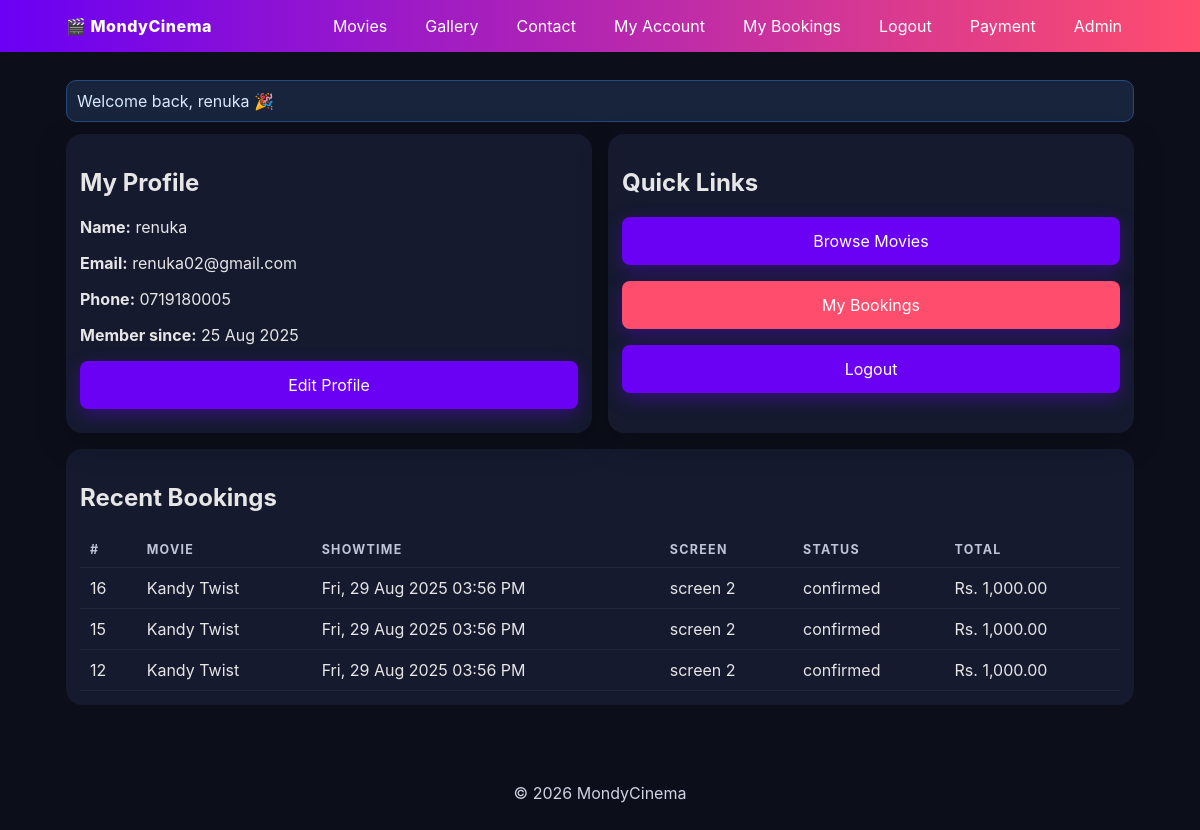
The page /account.php (signed in) on the database its author committed.
### tables this page shows
CREATE TABLE IF NOT EXISTS `users` (
  `id` int NOT NULL AUTO_INCREMENT,
  `full_name` varchar(120) NOT NULL,
  `email` varchar(120) NOT NULL,
  `password_hash` varchar(255) NOT NULL,
  `phone` varchar(20) DEFAULT NULL,
  `created_at` timestamp NULL DEFAULT CURRENT_TIMESTAMP,
  `updated_at` timestamp NULL DEFAULT CURRENT_TIMESTAMP ON UPDATE CURRENT_TIMESTAMP,
  PRIMARY KEY (`id`),
  UNIQUE KEY `email` (`email`)
);

CREATE TABLE IF NOT EXISTS `bookings` (
  `id` int NOT NULL AUTO_INCREMENT,
  `user_id` int NOT NULL,
  `showtime_id` int NOT NULL,
  `qty` int NOT NULL DEFAULT '0',
  `status` enum('pending','confirmed','rejected','cancelled') DEFAULT 'pending',
  `total_price` decimal(10,2) NOT NULL DEFAULT '0.00',
  `processed_by_admin_id` int DEFAULT NULL,
  `decided_at` timestamp NULL DEFAULT NULL,
  `cancel_reason` varchar(255) DEFAULT NULL,
  `updated_at` timestamp NULL DEFAULT CURRENT_TIMESTAMP ON UPDATE CURRENT_TIMESTAMP,
  `created_at` timestamp NULL DEFAULT CURRENT_TIMESTAMP,
  PRIMARY KEY (`id`),
  KEY `idx_bookings_user` (`user_id`),
  KEY `idx_bookings_showtime` (`showtime_id`),
  KEY `idx_bookings_status` (`status`),
  KEY `fk_bookings_admin` (`processed_by_admin_id`),
  KEY `idx_bookings_user_created` (`user_id`,`created_at`)
);

CREATE TABLE IF NOT EXISTS `movies` (
  `id` int NOT NULL AUTO_INCREMENT,
  `title` varchar(150) NOT NULL,
  `genre` varchar(80) DEFAULT NULL,
  `duration_min` int DEFAULT NULL,
  `rating` varchar(10) DEFAULT NULL,
  `description` text,
  `poster_url` varchar(255) DEFAULT NULL,
  `created_at` timestamp NULL DEFAULT CURRENT_TIMESTAMP,
  `updated_at` timestamp NULL DEFAULT CURRENT_TIMESTAMP ON UPDATE CURRENT_TIMESTAMP,
  `release_date` date DEFAULT NULL,
  PRIMARY KEY (`id`)
);

CREATE TABLE IF NOT EXISTS `showtimes` (
  `id` int NOT NULL AUTO_INCREMENT,
  `movie_id` int NOT NULL,
  `date_time` datetime NOT NULL,
  `screen` varchar(30) DEFAULT NULL,
  `ticket_price` decimal(10,2) DEFAULT '0.00',
  `total_seats` int DEFAULT '50',
  `created_at` timestamp NULL DEFAULT CURRENT_TIMESTAMP,
  `updated_at` timestamp NULL DEFAULT CURRENT_TIMESTAMP ON UPDATE CURRENT_TIMESTAMP,
  PRIMARY KEY (`id`),
  KEY `idx_showtimes_movie` (`movie_id`),
  KEY `idx_showtimes_datetime` (`date_time`),
  KEY `idx_showtimes_movie_datetime` (`movie_id`,`date_time`)
);

### helpers.php (called while the page is built, shortened)
<?php
function sanitize($data) {
    return htmlspecialchars(strip_tags(trim((string)$data)), ENT_QUOTES, 'UTF-8');
}
function formatDateTime(?string $datetime, string $format = 'D, d M Y h:i A'): string
{
    try {
        $dt = new DateTime($datetime);
        return $dt->format($format);
    } catch (Throwable $e) {
        return '-';
    }
}

### account.php (the view, shortened to what this page needs)
<?php
require_once __DIR__ . '/db.php';
require_once __DIR__ . '/helpers.php';
include __DIR__ . '/header.php';
$userId = $_SESSION['user_id'];
$u = $conn->prepare("SELECT id, full_name, email, phone, created_at FROM users WHERE id = ?");
$u->execute([$userId]);
$user = $u->fetch(PDO::FETCH_ASSOC);
$b = $conn->prepare("
  SELECT b.id, b.status, b.total_price, b.created_at,
         s.date_time, s.screen, m.title
  FROM bookings b
  JOIN showtimes s ON s.id = b.showtime_id
  JOIN movies m ON m.id = s.movie_id
  WHERE b.user_id = ?
  ORDER BY b.created_at DESC
  LIMIT 5
");
$b->execute([$userId]);
$bookings = $b->fetchAll(PDO::FETCH_ASSOC);
?>
<section class="grid-2">
  <div class="card">
    <div class="card-body">
      <h2>My Profile</h2>
      <p><strong>Name:</strong> <?php echo sanitize($user['full_name']); ?></p>
      <p><strong>Email:</strong> <?php echo sanitize($user['email']); ?></p>
      <p><strong>Phone:</strong> <?php echo sanitize($user['phone'] ?? ''); ?></p>
      <p><strong>Member since:</strong> <?php echo date("d M Y", strtotime($user['created_at'])); ?></p>
      <a class="btn" href="edit_profile.php">Edit Profile</a>
    </div>
  </div>
  <div class="card">
    <div class="card-body">
      <h2>Quick Links</h2>
      <p><a class="btn" href="movie_list.php">Browse Movies</a></p>
      <p><a class="btn secondary" href="my_bookings.php">My Bookings</a></p>
      <p><a class="btn ghost" href="logout.php">Logout</a></p>
    </div>
  </div>
</section>
<section class="list" style="margin-top:16px">
  <h2>Recent Bookings</h2>
  <table>
    <thead><tr><th>#</th><th>Movie</th><th>Showtime</th><th>Screen</th><th>Status</th><th>Total</th></tr></thead>
    <tbody>
      <?php foreach($bookings as $row): ?>
        <tr>
          <td><?php echo (int)$row['id']; ?></td>
          <td><?php echo sanitize($row['title']); ?></td>
          <td><?php echo formatDateTime($row['date_time']); ?></td>
          <td><?php echo sanitize($row['screen']); ?></td>
          <td><?php echo sanitize($row['status']); ?></td>
          <td>Rs. <?php echo number_format($row['total_price'],2); ?></td>
        </tr>
      <?php endforeach; ?>
    </tbody>
  </table>
</section>
<?php include __DIR__ . '/footer.php'; ?>

### header.php (shortened to what this page needs)
<?php
function _render_flash_once() {
    $f = $_SESSION['flash'];
    $msg  = is_array($f) ? ($f['msg'] ?? '')  : (string)$f;
    $class = 'mc-flash';
    echo '<div class="'. $class .'">'. htmlspecialchars($msg, ENT_QUOTES, 'UTF-8') .'</div>';
}
?>
<!DOCTYPE html>
<html lang="en">
<head>
  <link rel="stylesheet" href="style.css">
</head>
<body>
<header class="mc-header">
  <nav class="mc-nav container">
    <a class="mc-logo" href="/mondycinema/index.php">🎬 MondyCinema</a>
    <ul class="mc-menu">
      <li><a href="/mondycinema/movie_list.php">Movies</a></li>
      <li><a href="/mondycinema/gallery.php">Gallery</a></li>
      <li><a href="/mondycinema/contact.php">Contact</a></li>
      <?php if (!empty($_SESSION['user_id'])): ?>
        <li><a href="/mondycinema/account.php">My Account</a></li>
        <li><a href="/mondycinema/my_bookings.php">My Bookings</a></li>
        <li><a href="/mondycinema/logout.php">Logout</a></li>
         <li><a href="/mondycinema/payment.php">Payment</a></li>
      <?php else: ?>
        <li><a href="/mondycinema/register.php">Register</a></li>
        <li><a href="/mondycinema/login.php">Login</a></li>
      <?php endif; ?>
      <li class="admin-link"><a href="/mondycinema/admin_login.php">Admin</a></li>
    </ul>
  </nav>
</header>
<main class="container">
  <?php _render_flash_once(); ?>

### footer.php (shortened to what this page needs)
</main>
<footer class="mc-footer">
  <div class="container">
    <p>&copy; <?php echo date("Y"); ?> MondyCinema </p>
  </div>
</footer>
</body>
</html>

### style.css (style rules this page uses)
:root { --primary:#6a00f4; --secondary:#ff4d6d; --bg:#0c0f1a; --card:#151a2f; --text:#e6e6e6; --muted:#9aa0b4; --accent:#00d1ff; }
* { box-sizing:border-box }
html,body { margin:0;padding:0;height: 100%; font-family:Inter,system-ui,Arial,sans-serif;background:var(--bg);color:var(--text) }
.container { max-width:1100px;margin:0 auto;padding:16px; flex:1; justify-content:center; align-items:center; }
.mc-header { background:linear-gradient(90deg,var(--primary),var(--secondary)); }
.mc-nav { display:flex;align-items:center;justify-content:space-between }
.mc-logo { color:#fff;text-decoration:none;font-weight:800;letter-spacing:.5px }
.mc-menu { list-style:none;display:flex;gap:14px;margin:0;padding:0 }
.mc-menu a { color:#fff;text-decoration:none;padding:8px 12px;border-radius:10px;transition:all .2s }
.btn { display:inline-block;padding:10px 16px;border-radius:12px;text-decoration:none;color:#fff;background:var(--primary);box-shadow:0 6px 18px rgba(106,0,244,.35) }
.btn.secondary { background:var(--secondary) }
.btn.ghost { display:inline-block;padding:10px 16px;border-radius:12px;text-decoration:none;color:#fff;background:var(--primary);box-shadow:0 6px 18px rgba(106,0,244,.35) }
.card { background:var(--card);border-radius:16px;overflow:hidden;box-shadow:0 10px 30px rgba(0,0,0,.25) }
.card .card-body { padding:14px }
.list { background:var(--card);border-radius:16px;padding:14px; margin: 20px auto; }
.list table { width:100%;border-collapse:collapse; }
.list th, .list td { padding:10px;border-bottom:1px solid rgba(255,255,255,.06);text-align:left }
.list th { color:#bfc5d9;text-transform:uppercase;font-size:.78rem;letter-spacing:.08rem }
.mc-footer { text-align: center; padding: 10px; color: #cfd3e4; font-size: 0.9rem; }
.mc-flash { background:#18243b;color:#d7e8ff;border:1px solid #234a7f;padding:10px;border-radius:10px;margin:12px 0 }
.grid-2 { display:grid;grid-template-columns:1fr 1fr;gap:16px }
.card .card-body .btn { display: block; width: 100%; margin: 10px 0; padding: 14px; font-size: 16px; text-align: center; border-radius: 8px; box-sizing: border-box; }
body.bguser { margin: 0; height: 150%; width: 200; background-image: url('https://cdn.vectorstock.com/i/1000v/47/59/blue-film-strip-background-vector-954759.jpg'); background-size: cover; background-repeat: no-repeat; background-position: center center; }

### rows shown on the page
users: full_name "renuka", email "renuka02@gmail.com", phone "0719180005", created_at "25 Aug 2025"
bookings: id "16", movies.title "Kandy Twist", showtime.date_time "Fri, 29 Aug 2025 03:56 PM", showtime.screen "screen 2", status "confirmed", total_price "1,000.00"
bookings: id "15", movies.title "Kandy Twist", showtime.date_time "Fri, 29 Aug 2025 03:56 PM", showtime.screen "screen 2", status "confirmed", total_price "1,000.00"
bookings: id "12", movies.title "Kandy Twist", showtime.date_time "Fri, 29 Aug 2025 03:56 PM", showtime.screen "screen 2", status "confirmed", total_price "1,000.00"

### other values the page prints
$msg "Welcome back, renuka 🎉"
